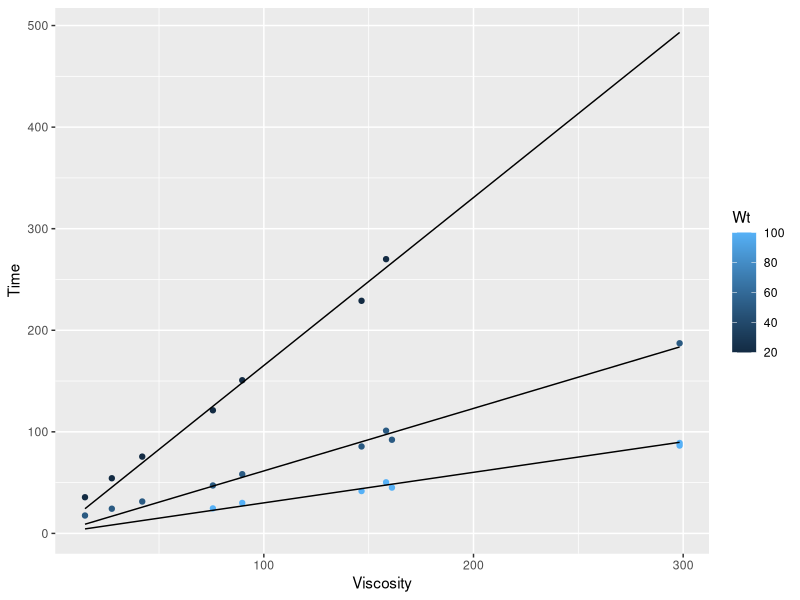

The R script that drew this image: (Note: this script raises an error after producing the figure.)

library(MASS)
library(ggplot2)
library(dplyr)
library(lme4)
data(stormer)
set.seed(42)

# a)
#plot = ggplot(stormer, aes(x=Viscosity, y=Time, color=Wt)) + geom_point()
#plot

#form=as.formula(Time~Wt)
form=as.formula(Wt*Time~ Viscosity + Time)
lin_model = lm(form, data=stormer)
lin_model

#fplot = function(x){
#  (theta0[1]*x)/(50 - theta0[2])
#}
#plot = plot + geom_function(fun=fplot)
#plot

t_lin = lin_model$coefficients
initial = c(theta1 = unname(t_lin[2]), theta2=unname(t_lin[3]))
initial
form=as.formula(Time~ (theta1*Viscosity)/(Wt - theta2))
nmodel = nls(form, data=stormer,start=initial)
summary(nmodel)
confint(nmodel)
deviance(nmodel)
sig2 = sum(resid(nmodel) * resid(nmodel)) / (nrow(stormer) - 2)
theta_fit = coef(nmodel)


f_fit20 = function(v){
  (theta_fit[1]*v)/(20 - theta_fit[2])
}
f_fit50 = function(v){
  (theta_fit[1]*v)/(50 - theta_fit[2])
}
f_fit100 = function(v){
  (theta_fit[1]*v)/(100 - theta_fit[2])
}
plot = ggplot(stormer, aes(x=Viscosity, y=Time, color=Wt)) + geom_point()
plot = plot + stat_function(fun=f_fit20) +
        stat_function(fun=f_fit50) +
        stat_function(fun=f_fit100)

plot


qqnorm(resid(model)); qqline(resid(model),col="red")
# the fit seems to match the data well from visual inspection. The residuals are normally distributed skewed.    



initial = c(theta2=2)
form_limited =as.formula(Time~ (25*Viscosity)/(Wt - theta2))
model = nls(form_limited, data=stormer,start=initial)
summary(model)

theta2 = coef(model)[1]

f_fit20l = function(v){
  (25*v)/(20 - theta2)
}
f_fit50l = function(v){
  (25*v)/(50 - theta2)
}
f_fit100l = function(v){
  (25*v)/(100 - theta2)
}
plot = ggplot(stormer, aes(x=Viscosity, y=Time, color=Wt)) + geom_point()
plot = plot + stat_function(fun=f_fit20l) +
  stat_function(fun=f_fit50l) +
  stat_function(fun=f_fit100l)

plot







#c

cov.est=vcov(nmodel);cov.est
coef(nmodel)
alpha = 0.08
for (i in 1:2){
  ci = coef(nmodel)[i]-qt(c(alpha/2,1-alpha/2),23-2)*sqrt(cov.est[i,i])
  print(ci)
}


#d) f with conf interval assuming linear response:
alpha=0.006
grad50 = function(v, theta){
  rbind(theta[1]/(50 - theta[2]),
        (-theta[1]*v)/((50-theta[2])*(50-theta[2]))
        )
}
v3 = function(v) grad50(v, coef(nmodel))
cov.est
se = function(v) sqrt(t(v3(v)) %*% cov.est %*% v3(v))
ci = function(v) f_fit50(v) + (qt(c(alpha/2, 1-alpha/2),23) * (se(v)))
ub = function(v) ci(v)[1]
lb = function(v) ci(v)[2]

test_v = seq(from=10, to=300, by=5)
ub_data = numeric(length(test_v))
lb_data = numeric(length(test_v))
fv_data = numeric(length(test_v))
for (i in 1:length(test_v)){
  ub_data[i] = ub(test_v[i])
  lb_data[i] = lb(test_v[i])
  fv_data[i] = f_fit50(test_v[i])
}
fv_data
f_fit50(test_v[10])
plot_data = data.frame(
  v = test_v,
  ub = ub_data,
  lb = lb_data,
  ub1 = ub_data,
  lb1 = lb_data,
  fv = fv_data
)


plot = ggplot() + 
  geom_point(data=stormer, aes(x=Viscosity, y=Time, color=Wt)) +
  geom_ribbon(data=plot_data, aes(x=test_v,  ymin=lb, ymax=ub), fill = "lightblue",alpha=0.5)+
  geom_line(data=plot_data, aes(x=test_v,y=fv))

plot
#As v increases, we also see larger confidence intervals. 
# The fit line and confidence interval are for the expected value of Time.  
#Thus, despite the much larger measurement error sigma>6 not all measurements 
# need to lie inside the CI.






#stat_function(fun=ub) + stat_function(fun=lb)









#test_v = seq(from=20, to=300, by=5)
#w=50
#f_lin = function(v, theta){
 # return ((theta[1])/(50-theta[2])*v)
#}
#fv = f_lin(test_v, coef(model))
#theta = coef(model)
#plot + geom_abline(slope=(theta[1])/(50-theta[2]))

# w = 50
# fplot = function(x){
#   (28.876*x)/(w - 2.844)
# }
# plot = plot + geom_function(fun=fplot)
# plot
# 
# data = data.frame(test_v, fv)
# plot = plot + ggplot(data, aes(x=test_v, y=fv) )+ geom_point()
# 
# fn = function(theta, v, w){
#   return (theta[1]*v)/(w - theta[2])
# }
# # first order taylor expansion of formula:
# 
#        
# library(minpack.lm)
# library(ggplot2)
# # generate data
# x <- c(0, 1, 2, 3, 4, 5)
# y <- c(1, 2, 4, 8, 16, 32)
# # fit the model 
# start_values <- c(a=4, b=2)
# temp = y ~ a * exp(b * x)
# fit <- nls(temp,
#            start = start_values,
#            algorithm = "port",
#            control = nls.control(maxiter = 1000))
# fit
